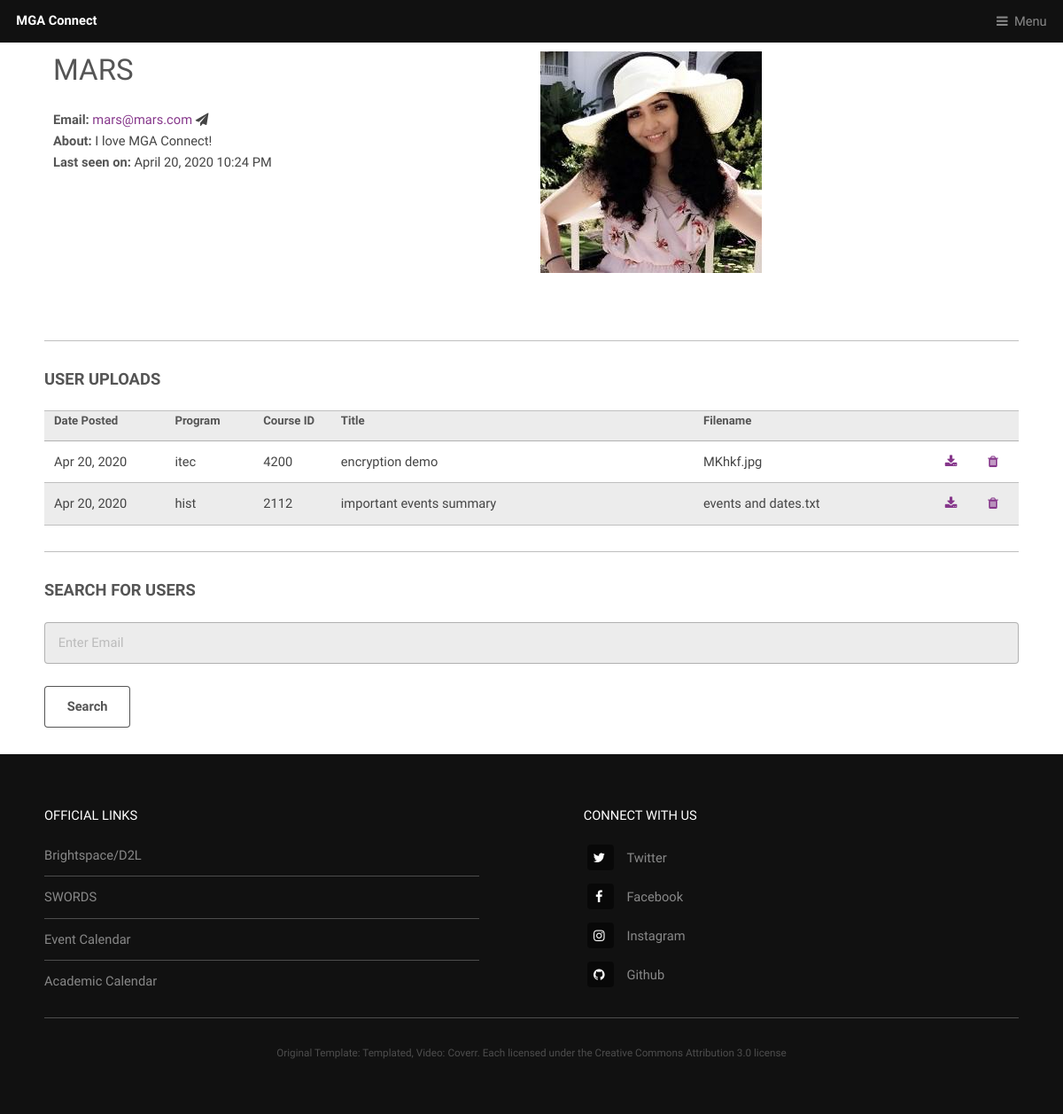
Screenshot of /user/983999999 (signed in) with the database file from the repository.
### app/models.py (models this page shows, shortened)
class User(db.Model, UserMixin):
    id = db.Column(db.Integer, primary_key=True)
    username = db.Column(db.String(20), unique=True, nullable=False)
    stu_id = db.Column(db.String(9), unique=True, nullable=False)
    email = db.Column(db.String(60), unique=True, nullable=False)
    image_file = db.Column(db.String(20), nullable=False, default='default.jpg')
    about_me = db.Column(db.String(250))
    last_seen = db.Column(db.DateTime, default=datetime.today())
    password = db.Column(db.String(30), nullable=False)
    posts = db.relationship('Post', backref='author', lazy=True)
    roles = db.relationship('Role', secondary='user_roles', backref=db.backref('users', lazy='dynamic'))
    def has_role(self, name):
        for role in self.roles:
            if role.name == name:
                return True
            return False

class Notes(db.Model):
    __tablename__ = 'notes'
    id = db.Column(db.Integer, primary_key=True)
    program =db.Column(db.Integer(), db.ForeignKey('class_list.program', ondelete='CASCADE'))
    course_id = db.Column(db.Integer(), db.ForeignKey('class_list.course_id', ondelete='CASCADE'))
    title = db.Column(db.String(100), nullable=False)
    date_posted = db.Column(db.DateTime, nullable=False, default=datetime.utcnow)
    content = db.Column(db.Text, nullable=True)
    notes_file = db.Column(db.String(20), nullable=False)
    original_filename = db.Column(db.String(100), nullable=False)
    user_id = db.Column(db.String(9), db.ForeignKey('user.stu_id', ondelete='CASCADE'), nullable=False)

### app/routes.py (the view)
def account(stu_id):
    if not current_user.is_authenticated:
        flash('That feature is for logged in users only! Sign in or register an account first!', 'info')
        return redirect(url_for('login'))
    user = User.query.filter_by(stu_id=stu_id).first_or_404()
    uploaded = Notes.query.filter_by(user_id=stu_id).order_by(Notes.id.desc()).all()
    return render_template('account_profile.html', user=user, uploaded=uploaded, title='Account')

### app/routes.py (called while the page is built)
@app.before_request
def before_request():
    if current_user.is_authenticated:
        current_user.last_seen = datetime.utcnow()
        db.session.commit()

### app/templates/account_profile.html (shortened to what this page needs)
{% extends 'template.html' %}
{% block content %}
    <div class="inner">
        <div class="content">
            <div class="flex-container">
                <div>
                    <h2>{{ user.username }}</h2>
                    <p>
                        {% if user.email %}
                            <b>Email: </b>  <a href="mailto:{{ user.email }}">{{ user.email }}</a>
                            <i class="icon fa-paper-plane"></i>
                        {% endif %}<br>
                        {% if user.about_me %}<b>About: </b>  {{ user.about_me }}{% endif %}<br>
                        {% if user.last_seen %}<b>Last seen on: </b>{{  moment(user.last_seen).format('LLL') }}{% endif %}
                    </p>
                </div>
                <div>
                    <p><img src="{{ url_for('static', filename='images/profile_pics/' + user.image_file) }}"></p>
                </div>
            </div>
            <hr>
            {% if uploaded %}
            <div class="content">
                <h3><strong>User Uploads</strong></h3>
                <table>
                <col width="100"><col width="20"><col width="20"><col width="300"><col width="200"><col width="20"><col width="20">
                    <tr>
                        <th>Date Posted</th>
                        <th>Program</th>
                        <th>Course ID</th>
                        <th>Title</th>
                        <th>Filename</th>
                        <th> </th>
                        <th> </th>
                    </tr>
                    {% for note in uploaded %}
                        <tr>
                            <td>{{ note.date_posted.strftime('%b %d, %Y') }}</td>
                            <td>{{ note.program }}</td>
                            <td>{{ note.course_id }}</td>
                            <td>{{ note.title }}</td>
                            <td>{{ note.original_filename }}</td>
                            <td><a href="{{ url_for('download_file', filename=note.notes_file) }}" class="icon fa-download"></a></td>
                            {% if current_user.stu_id == note.user_id or current_user.has_role('admin')%}
                                <td><a href="{{ url_for('delete_note', note_id=note.id) }}" class="icon fa-trash"></a></td>
                            {% else %}
                                <td> </td>
                            {% endif %}
                        </tr>
                    {% endfor %}
                </table>
            </div>
            {% else %}
                <h3>This user has not uploaded any notes yet</h3>
            {% endif %}
            <hr>
            <form action="#" method="POST">
                <h3><strong>Search for users</strong></h3>
                <input type="email" name="email" placeholder="Enter Email" value="{{ email if email }}" />
                <br>
                <input type="submit" value="Search" />
            </form>
        </div>
    </div>
{% endblock %}

### rows the page displays
User: username "MARS", email "mars@mars.com", about_me "I love MGA Connect!", last_seen "April 20, 2020 10:24 PM", image_file (picture)
Notes: date_posted "Apr 20, 2020", program "itec", course_id "4200", title "encryption demo", original_filename "MKhkf.jpg"
Notes: date_posted "Apr 20, 2020", program "hist", course_id "2112", title "important events summary", original_filename "events and dates.txt"
